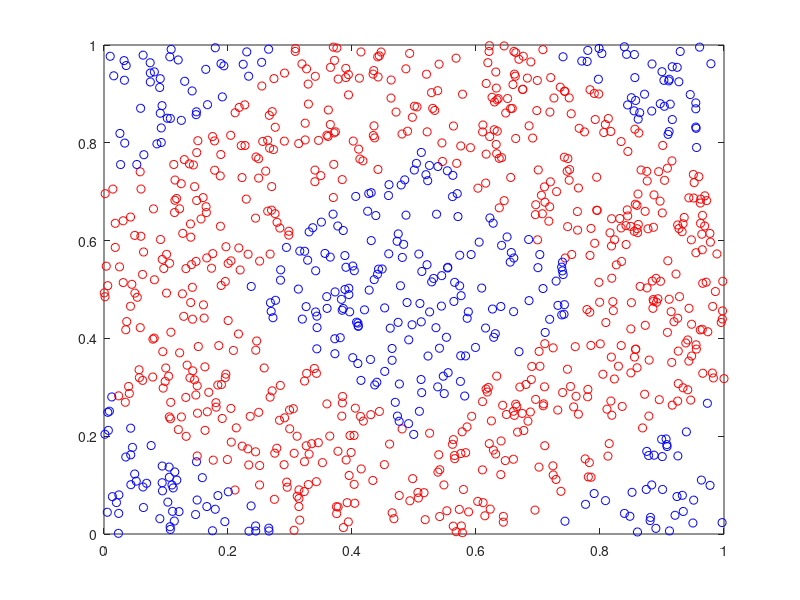

The MATLAB source for this figure: (Note: this script raises an error after producing the figure.)
%% parameters for the model

n_epochs = 200;     % number of epochs to train
n_neurons = [19,17,13];     % number of neurons
n_outputs = 1;      % one output (binary classification problem)

%% generate our training set

% learn a complex function (like a circle with a hole in it)
N_POINTS = 1000;
x_data = rand(N_POINTS, 2); % 2-dimensional data
y_hat = x_data(:,1) + x_data(:,2) > 0.3 ...
        & x_data(:,1) + x_data(:,2) < 1.7 ...
        & x_data(:,1) - x_data(:,2) < 0.7 ...
        & x_data(:,2) - x_data(:,1) < 0.7 ...
        & (x_data(:,2) - x_data(:,1) > 0.3 | x_data(:,1) - x_data(:,2) > 0.3 | x_data(:,1) + x_data(:,2) < 0.7 | x_data(:,1) + x_data(:,2) > 1.3);
% y_hat = (x_data(:,1)-0.5) .* (x_data(:,1)-0.5) + (x_data(:,2)-0.5) .* (x_data(:,2)-0.5) < 0.25 ...
%         & (x_data(:,1)-0.5) .* (x_data(:,1)-0.5) + (x_data(:,2)-0.5) .* (x_data(:,2)-0.5) > 0.05;
% y_hat = x_data(:,1) + x_data(:,2) < 0.5 ...
%         | x_data(:,1) + x_data(:,2) > 1.5;

% positive and negative training examples
x_pos = x_data(y_hat,:);
x_neg = x_data(~y_hat,:);

% plot the data: red is positive, blue is negative
PLOT = 1;
if PLOT
    figure;
    plot(x_pos(:,1), x_pos(:,2), 'ro');
    hold on;
    plot(x_neg(:,1), x_neg(:,2), 'bo');
    hold off;
end

%% construct the network itself

% Initialize the two sets of weights (two-layer neural network)
W1 = rand(size(x_data,2), n_neurons(1)) * 2 - 1;
bias1 = rand(1, n_neurons(1)) * 2 - 1;

W2 = rand(n_neurons(1), n_neurons(2)) * 2 - 1;
bias2 = rand(1, n_neurons(2)) * 2 - 1;

W3 = rand(n_neurons(2), n_neurons(3)) * 2 - 1;
bias3 = rand(1, n_neurons(3)) * 2 - 1;

W4 = rand(n_neurons(3), n_outputs) * 2 - 1;
bias4 = rand(1, n_outputs) * 2 - 1;

%  train the network

LEARNING_RATE = 0.01;
batch_error = numel(y_hat);

% can adjust this value based on how the model seems to be converging
while batch_error > 0.05
    batch = randperm(N_POINTS, 200);
    x_batch = x_data(batch, :);
    y_batch = y_hat(batch, :);
    
    for l=1:n_epochs
        [~,W1,W2,W3,W4,bias1,bias2,bias3,bias4] = four_layer_update(x_batch,y_batch,W1,W2,W3,W4,bias1,bias2,bias3,bias4,LEARNING_RATE,1);
    end
    
    [output] = four_layer_update(x_data,y_hat,W1,W2,W3,W4,bias1,bias2,bias3,bias4,LEARNING_RATE,0);
    
    % l2 error
    batch_error = sum(sum((y_hat - output) .* (y_hat - output))) / numel(y_hat);
    fprintf('total error: %d learning rate: %d\n', batch_error, LEARNING_RATE);
    
    LEARNING_RATE = LEARNING_RATE * 0.99;
end

%% wta part (sort of works... wta's time component is a bit hairy)

% basically learns what bias will allow the wta part to work correctly
% since the wta part is time-dependent it sorts the z2's in increasing
% order (uncomment last line to graph result idea)

[output] = four_layer_update(x_data,y_hat,W1,W2,W3,W4,bias1,bias2,bias3,bias4,LEARNING_RATE,0);
[bias, wta, batch_error] = learn_wta_bias(output, y_hat, 0.001, 10000, 1);
disp(batch_error);

plot(sort(output)); hold on; plot(wta);

%% graph result of classification for comparison

figure;
clear ax;

% plot the original data: red is positive, blue is negative
ax(1) = subplot(2,3,1);
plot(x_pos(:,1), x_pos(:,2), 'ro');
hold on;
plot(x_neg(:,1), x_neg(:,2), 'bo');
hold off;
title('Desired classifications');

[output] = four_layer_update(x_data,y_hat,W1,W2,W3,W4,bias1,bias2,bias3,bias4,LEARNING_RATE,0);

% plot the learned data: red is positive, blue is negative (decision
% boundary is 0.5)
pos = output > 0.5;
train_pos = x_data(pos,:);
train_neg = x_data(~pos,:);

ax(2) = subplot(2,3,2);
plot(train_pos(:,1), train_pos(:,2), 'ro');
hold on;
plot(train_neg(:,1), train_neg(:,2), 'bo');
hold off;
title('Learned classifications');

% plot the differences
diff_pos = pos == 1 & y_hat == 0;
diff_neg = pos == 0 & y_hat == 1;
x_diff_pos = x_data(diff_pos,:);
x_diff_neg = x_data(diff_neg,:);

ax(3) = subplot(2,3,4);
plot(x_diff_pos(:,1), x_diff_pos(:,2), 'ro');
hold on;
plot(x_diff_neg(:,1), x_diff_neg(:,2), 'bo');
hold off;
title('Incorrect classifications');

% plot the contour
VERT = 100;
HORI = 100;
x_test = [repmat(linspace(0,1,VERT),[1,HORI]); sort(repmat(linspace(0,1,HORI),[1,VERT]))]';
[output] = four_layer_update(x_test,y_hat,W1,W2,W3,W4,bias1,bias2,bias3,bias4,LEARNING_RATE,0);
pos = output > 0.5;
train_pos = x_test(pos,:);
train_neg = x_test(~pos,:);

ax(4) = subplot(2,3,5);
plot(train_pos(:,1), train_pos(:,2), 'r.', 'markersize', 15);
hold on;
plot(train_neg(:,1), train_neg(:,2), 'b.', 'markersize', 15);
hold off;
title('Decision boundaries');

linkaxes(ax, 'xy');

subplot(1,3,3);
surf(x_test(:,1), x_test(:,2), output);
